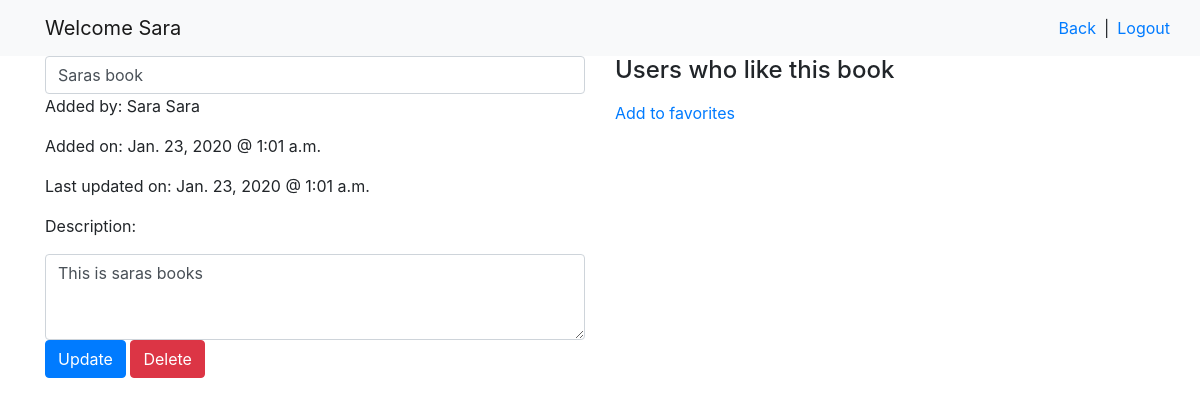
Screenshot of /books/2 (signed in) with the database file from the repository.
### books_app/models.py (models this page shows)
class User(models.Model):
    first_name = models.CharField(max_length=255)
    last_name = models.CharField(max_length=255)
    email = models.CharField(max_length=255)
    password = models.CharField(max_length=255)
    objects = LoginManager()
    created_at = models.DateTimeField(auto_now_add=True)
    updated_at = models.DateTimeField(auto_now=True)

class Book(models.Model):
    creator = models.ForeignKey(User, related_name="created_books", on_delete=models.CASCADE)
    favorites = models.ManyToManyField(User, related_name="favorites")
    title = models.CharField(max_length=255)
    desc = models.TextField()
    objects = BookManager()
    created_at = models.DateTimeField(auto_now_add=True)
    updated_at = models.DateTimeField(auto_now=True)

### books_app/views.py (the view, shortened to what this page needs)
# urls.py: path('books/<int:book_id>', views.show),
def show(request, book_id):
    if request.method == 'GET':
        if not request.session['userid']:
            return redirect('/')
        context = {
            'user': User.objects.get(id=request.session['userid']),
            'book': Book.objects.get(id=book_id)
        }
        return render(request, 'show.html', context)

### books_app/templates/show.html (shortened to what this page needs)
<!DOCTYPE html>
<html lang="en">
<head>
    <link rel="stylesheet" href="https://stackpath.bootstrapcdn.com/bootstrap/4.4.1/css/bootstrap.min.css">
</head>
<body>
    <nav class="navbar navbar-light bg-light">
        <div class="container">
            <a class="navbar-brand">Welcome {{ user.first_name }}</a>
            <div class="justify-content-end">
                <div class='row'>
                    <a href="/books" class="navbar-item mr-2">Back</a>
                    <span> | </span>
                    <a href="/logout" class="navbar-item ml-2">Logout</a>
                </div>
            </div>
        </div>
    </nav>
    <div class="container">
        <div class="row">
            <div class="col">
                {% if book.creator == user %}
                    <form action="/books/{{book.id}}" method="POST">
                        <input class="form-control" type="text" name="title" value="{{ book.title }}">
                {% else %}
                        <h4>{{ book.title }}</h4>
                {% endif %}
                <p>Added by: {{book.creator.first_name}} {{book.creator.last_name}}</p>
                <p>Added on: {{book.created_at|date:"N d, Y @ g:h a"}}</p>
                <p>Last updated on: {{book.updated_at|date:"N d, Y @ g:h a"}}</p>
                {% if book.creator == user %}
                        <p>Description: </p>
                        <textarea class="form-control" name="desc" rows="3">{{ book.desc }}</textarea>
                        <button type="submit" class="btn btn-primary">Update</button>
                        <a href="/delete/{{book.id}}" class="btn btn-danger">Delete</a>
                    </form>
                {% else %}
                    <p>Description: </p>
                    <p>{{ book.desc }}</p>
                {% endif %}
            </div>
            <div class="col">
                <h4>Users who like this book</h4>
                {% if user not in book.favorites.all %}
                <a href="/favorite/{{book.id}}">Add to favorites</a>
                {% endif %}
            </div>
        </div>
    </div>
</body>
</html>

### rows the page displays
User: first_name "Sara"
Book: title "Saras book", creator.first_name "Sara", creator.last_name "Sara", created_at "Jan. 23, 2020 @ 1:01 a.m.", updated_at "Jan. 23, 2020 @ 1:01 a.m.", desc "This is saras books"
